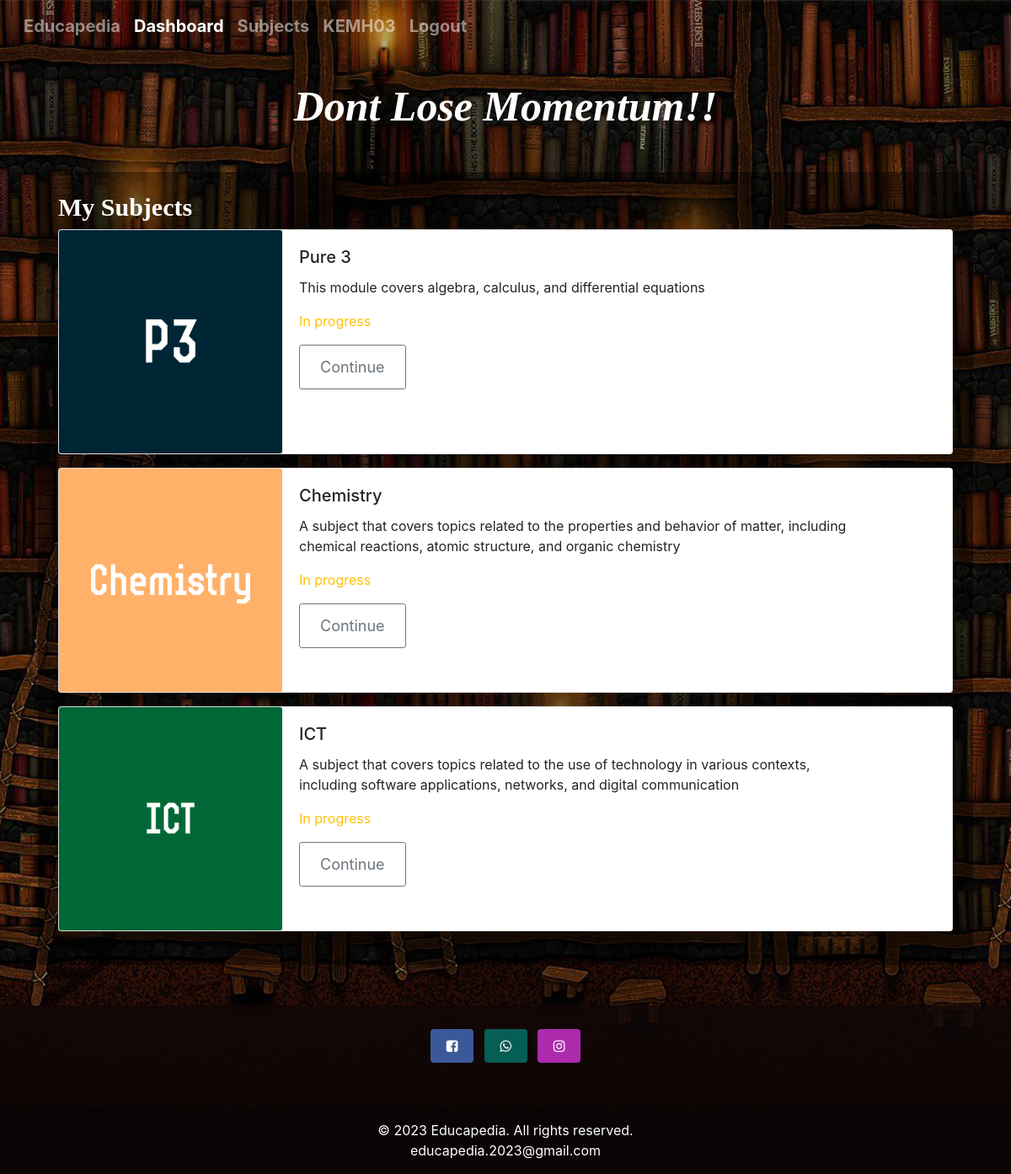
Page /Dashboard/ (signed in) on the committed database.
### Educapedia/models.py (models this page shows, shortened)
class Enrollment(models.Model):
    student = models.ForeignKey(Student, on_delete=models.CASCADE)
    course = models.ForeignKey(Courses, on_delete=models.CASCADE)
    date_purchased = models.DateTimeField(auto_now_add=True)
    completed = models.BooleanField(default=False)

class Courses(models.Model):
    CATEGORY_CHOICES = (
        ('math', 'Math'),
        ('science', 'Science'),
        ('ict', 'ICT'),
    )
    name = models.CharField(max_length=100)
    description = models.TextField()
    category = models.CharField(max_length=10, choices=CATEGORY_CHOICES)
    instructor = models.CharField(max_length=100,default='Test')
    video1 = models.FileField(upload_to='media/static/videos/')
    video2 = models.FileField(upload_to='media/static/videos/')
    quiz = models.URLField()
    assignment = models.URLField()
    picture = models.ImageField(upload_to='media/static/pictures/')
    price = models.IntegerField(default=400)

### Educapedia/views.py (the view)
# urls.py: path('Dashboard/', Educapedia_views.Dashboard, name='Edu-Dashboard'),
@ login_required
def Dashboard(request): # This function is used to render the dashboard page
    enrollments = Enrollment.objects.filter(student=request.user.student)
    return render(request, 'Educapedia/Dashboard.html', {'enrollments': enrollments})

### templates/Educapedia/Dashboard.html (shortened to what this page needs)
{% extends 'Educapedia/Base_Subjects.html' %}
{% load static %}
{% block content %}
<nav class="navbar navbar-expand-lg navbar-dark fixed-top">
  <div class="collapse navbar-collapse font-weight-bold ml-1" style="font-size: 20px;" id="navbarNavDropdown">
    <ul class="navbar-nav">
      <li class="nav-item">
        <a class="nav-link" href="{% url 'Edu-Home' %}">Educapedia<span class="sr-only">(current)</span></a>
      </li>
      <li class="nav-item active">
        <a class="nav-link" href="{% url 'Edu-Dashboard' %}">Dashboard</a>
      </li>
      <li class="nav-item">
          <a class="nav-link" href="{% url 'Edu-OurSubjects' %}">Subjects</a>
      </li>
      <li class="nav-item">
        <a class="nav-link" href="{% url 'Edu-Profile' %}">{{user.username}}</a>
      </li>
      <li class="nav-item">
          <a class="nav-link" href="{% url 'Edu-Logout' %}">Logout</a>
      </li>
    </ul>
  </div>
</nav>
      <br><br>
      <div class="container">
        <h1 class="display-1 font-weight-bold font-italic mt-5 animate__animated animate__backInDown text-center text-white" style="font-size: 50px; font-family: Cambria, Cochin, Georgia, Times, 'Times New Roman', serif;">Dont Lose Momentum!!</h1>
        <div class="rounded-lg p-4 my-5" style="background-color: rgba(0, 0, 0, 0.4);">
          <h2 class="display-3 font-weight-bold text-white" style="font-size: 30px; font-family: Cambria, Cochin, Georgia, Times, 'Times New Roman', serif;">My Subjects</h2>
          {% for enrollment in enrollments %}
          <div class="card mb-3 animate__animated animate__backInLeft">
            <div class="row no-gutters">
              <div class="col-md-3">
                <img class="card-img" src="{{ enrollment.course.picture.url }}" alt="Card image cap">
              </div>
              <div class="col-md-8">
                <div class="card-body">
                  <h5 class="card-title">{{ enrollment.course.name }}</h5>
                  <p class="card-text">{{ enrollment.course.description }}</p>
                  {% if enrollment.completed %}
                  <p class="card-text text-success">Completed</p>
                  {% else %}
                  <p class="card-text text-warning">In progress</p>
                  {% endif %}
                  <div class="d-flex justify-content-between align-items-center">
                    <div class="btn-group">
                      <a href="{% url 'Edu-Video' enrollment.course.name %}" class="btn btn-sm btn-outline-secondary btn-block" style="font-size: 18px; padding: 12px 24px;">Continue</a>
                    </div>
                  </div>
                </div>
              </div>
            </div>
          </div>
          {% endfor %}
        </div>
      </div>
{% endblock content %}

### templates/Educapedia/Base_Subjects.html (shortened to what this page needs)
{% load static %}
<!doctype html>
<html lang="en">
  <head>
    <link
    rel="stylesheet"
    href="https://cdnjs.cloudflare.com/ajax/libs/animate.css/4.1.1/animate.min.css"
    />
    <link rel="stylesheet" href={% static 'Educapedia/footer.css' %}>
    <link href="https://cdn.jsdelivr.net/npm/bootstrap@5.0.2/dist/css/bootstrap.min.css" rel="stylesheet">
    <link rel="stylesheet" type="text/css" href="{% static 'Educapedia/SubjectsStyle.css' %}">
    <link rel="stylesheet" href="https://stackpath.bootstrapcdn.com/bootstrap/4.3.1/css/bootstrap.min.css">
    <link rel="stylesheet" href="https://fontawesome.com/v5/icons/whatsapp?s=solid&f=brands">
    <link rel="stylesheet" href="https://cdnjs.cloudflare.com/ajax/libs/font-awesome/4.7.0/css/font-awesome.min.css">
</head>
  <body>
    {% block content %}{% endblock content %}
    <footer class="bg-darkred text-center text-white">
      <div class="container p-4 pb-0">
        <section class="mb-4">
          <a class="btn text-white btn-floating m-1" style="background-color: #3b5998;" href="#!" role="button"><i class="fa fa-facebook-square" aria-hidden="true"></i></a>
          <a class="btn text-white btn-floating m-1" style="background-color: #075E54;" href="https://wa.me/+201157724215" target = "_blank" role="button"><i class="fa fa-whatsapp" aria-hidden="true"></i></a>
          <a class="btn text-white btn-floating m-1" style="background-color: #ac2bac;" href="https://www.instagram.com/educapedia._/?igshid=NTc4MTIwNjQ2YQ%3D%3D" role="button" target = "_blank"><i class="fa fa-instagram" aria-hidden="true"></i></a>
        </section>
      </div>
      <div class="text-center p-3 mt-0" style="background-color: rgba(0, 0, 0, 0.2);">
        <span>© 2023 Educapedia. All rights reserved.</span><br>
        <span>educapedia.2023@gmail.com</span>
      </div>
    </footer>
  </body>
</html>

### media/static/Educapedia/footer.css (style rules this page uses)
.bg-darkred { background-color: #110707c0 ; }
body { min-height: 100vh; }
footer { position: sticky; top: 100%; }

### media/static/Educapedia/SubjectsStyle.css (style rules this page uses)
.navbar { transition: all 0.5s; }
.fa { padding: 5px; font-size: 5px; width: 25px; text-align: center; text-decoration: none; border-radius: 50%; }
h1, h2, h3 { opacity: 0; animation-name: fadeIn; animation-duration: 1s; animation-fill-mode: forwards; }
:root { --animate-duration: 1200ms; --animate-delay: 0.9s; }

### rows in the picture
Enrollment: course.picture (picture), course.name "Pure 3", course.description "This module covers algebra, calculus, and differential equations", completed "In progress"
Enrollment: course.picture (picture), course.name "Chemistry", course.description "A subject that covers topics related to the properties and behavior of matter, including chemical reactions, atomic structure, and organic chemistry", completed "In progress"
Enrollment: course.picture (picture), course.name "ICT", course.description "A subject that covers topics related to the use of technology in various contexts, including software applications, networks, and digital communication", completed "In progress"

### other values in the picture
{{ user.username }} "KEMH03"
